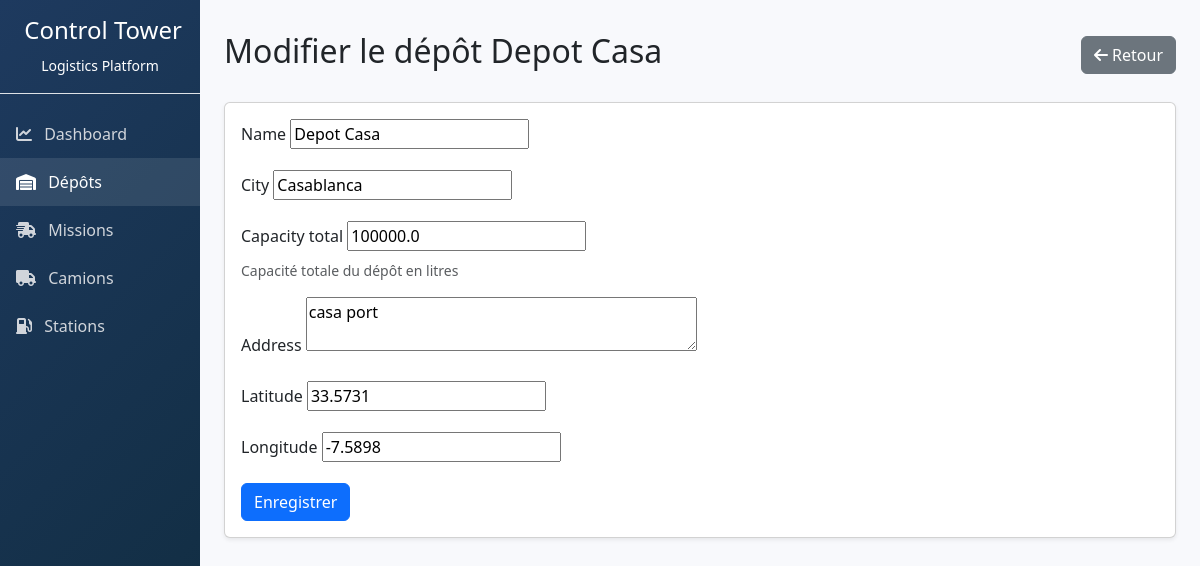
The app's page /api/depots/1/edit/ with its own data.
### logistics/models.py (models this page shows, shortened)
class Depot(models.Model):
    name = models.CharField(max_length=100)
    city = models.CharField(max_length=100)
    capacity_total = models.FloatField(help_text="Capacité totale du dépôt en litres")
    address = models.TextField(blank=True, default='')
    latitude = models.FloatField(null=True, blank=True)
    longitude = models.FloatField(null=True, blank=True)

### logistics/views.py (the view)
# urls.py: path('depots/<int:pk>/edit/', views.DepotUpdateView.as_view(), name='depot_update'),
class DepotUpdateView(SuccessMessageMixin, UpdateView):
    model = Depot
    form_class = DepotForm
    template_name = 'logistics/depot_form.html'
    success_url = reverse_lazy('logistics:depot_list')
    success_message = "Dépôt mis à jour."

### logistics/forms.py
class DepotForm(forms.ModelForm):
    class Meta:
        model = Depot
        fields = [
            'name', 'city', 'capacity_total', 'address',
            'latitude', 'longitude'
        ]
        widgets = {
            'address': forms.Textarea(attrs={'rows': 2}),
        }

### logistics/templates/logistics/depot_form.html
{% extends "logistics/generic_form.html" %}
{% block form_title %}{% if form.instance.pk %}Modifier le dépôt {{ form.instance.name }}{% else %}Ajouter un dépôt{% endif %}{% endblock %}
{% block cancel_url %}{% url 'logistics:depot_list' %}{% endblock %}

### logistics/templates/logistics/generic_form.html (shortened to what this page needs)
{% extends "logistics/base.html" %}
{% block content %}
<div class="d-flex justify-content-between align-items-center mb-4">
    <h1 class="h2">{% block form_title %}{% if form.instance.pk %}Modifier{% else %}Ajouter{% endif %}{% endblock %}</h1>
    <a href="{% block cancel_url %}{% url 'logistics:dashboard' %}{% endblock %}" class="btn btn-secondary"><i class="fas fa-arrow-left"></i> Retour</a>
</div>
<div class="card shadow-sm">
    <div class="card-body">
        <form method="post">
            {% for field in form %}
                <div class="mb-3">
                    <label for="{{ field.id_for_label }}" class="form-label">{{ field.label }}</label>
                    {{ field }}
                    {% if field.help_text %}
                        <div class="form-text">{{ field.help_text }}</div>
                    {% endif %}
                </div>
            {% endfor %}
            <button type="submit" class="btn btn-primary">Enregistrer</button>
        </form>
    </div>
</div>
{% endblock %}

### logistics/templates/logistics/base.html (style rules this page uses)
body { background-color: #f8f9fc; }

### records on screen
Depot: instance.name "Depot Casa", form "Depot Casa" "Casablanca" "100000.0" "casa port" "33.5731" "-7.5898"

### other values on screen
{{ field.label }} "Name" "City" "Capacity total" "Address" "Latitude" "Longitude"
{{ field.help_text }} "Capacité totale du dépôt en litres"
